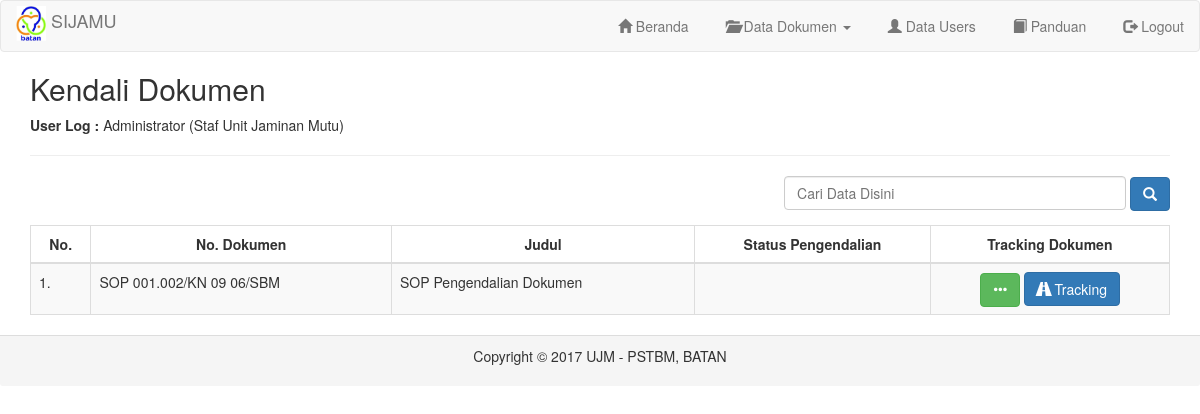
/on-admin/menu_2.php (signed in), run on an earlier commit of the app's database.
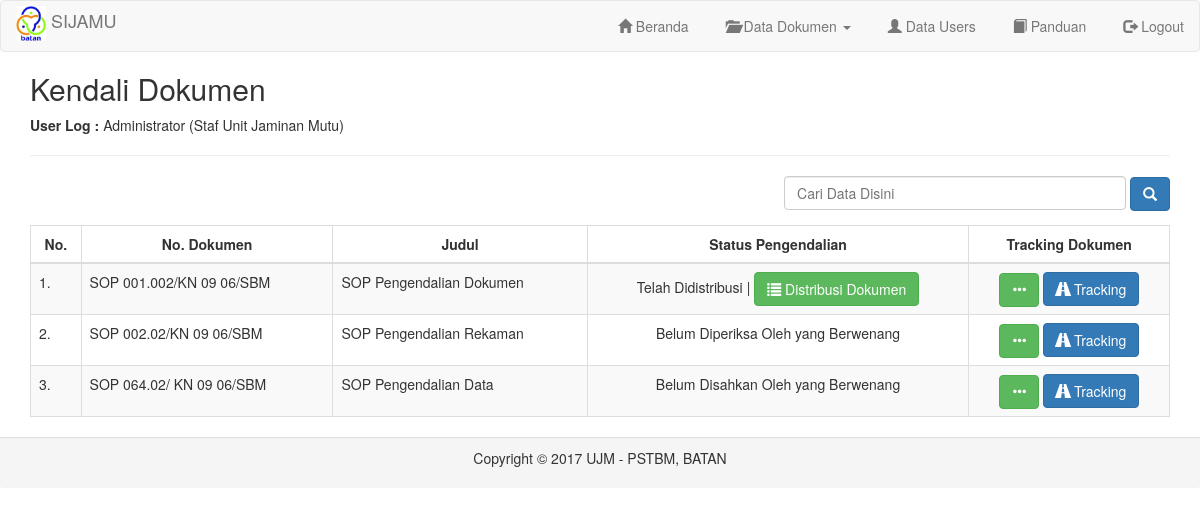
And on a later commit of the database.
### tables this page shows
CREATE TABLE `tbl_dokumen` (
  `id` int(100) NOT NULL,
  `tgl_upload` varchar(30) NOT NULL,
  `kode_jenis` varchar(30) NOT NULL,
  `no_dokumen` varchar(30) NOT NULL,
  `judul_dokumen` varchar(225) NOT NULL,
  `keterangan_output` text NOT NULL,
  `tahun_prioritas` int(11) NOT NULL,
  `kode_org` varchar(30) NOT NULL,
  `status` enum('Draf','Telah Diperiksa','Telah Disahkan','Terkendali','Tergandakan','Telah Didistribusi','Tidak Berlaku','Telah Dihapus') NOT NULL,
  `file` varchar(100) NOT NULL,
  `file_type` varchar(100) NOT NULL,
  `file_size` int(11) NOT NULL,
  `id_user` varchar(30) NOT NULL,
  `last_edited` varchar(30) NOT NULL
);

### on-admin/menu_2.php (the view, shortened to what this page needs)
<?php
require '_header.php';
?>
<div class="container">
  <h2>Kendali Dokumen</h2>
  <p><b>User Log :</b> <?php echo $_SESSION['nama']." (".$_SESSION['jabatan'].")" ?></p>
  <hr />
  <div class="form-group text-right">
    <form action="action" onsubmit="search(); return false;">
      <input class="form-control-sm" type="text" name="keyword" id="keyword" placeholder="Cari Data Disini" required />
      <button type="submit" class="btn btn-primary glyphicon glyphicon-search" title="Search Engine" style="margin-top: -5px;"></button>
    </form>
  </div>
<table id="mytable" class="table table-striped table-bordered">
    <thead>
      <th>No.</th>
      <th>No. Dokumen</th>
      <th>Judul</th>
      <th>Status Pengendalian</th>
      <th>Tracking Dokumen</th>
    </thead>
<?php
  include "../koneksi.php";
  $no = 0;
  $result_dokumen = mysqli_query($connect,"SELECT * FROM tbl_dokumen WHERE status NOT IN ('Tidak Berlaku','Telah Dihapus')");
  if($result_dokumen) {
    if($result_dokumen->num_rows > 0) {
      while ($row_dokumen = $result_dokumen->fetch_object()) {
          $no++;
?>
          <tr>
            <td><?php echo "$no."; ?></td>
            <td><?php echo $row_dokumen->no_dokumen; ?></td>
            <td><?php echo $row_dokumen->judul_dokumen; ?></td>
            <td class="text-center">
              <?php
                $status = $row_dokumen->status;
                if($status == 'Draf') {
                  echo "Belum Diperiksa Oleh yang Berwenang";
                } elseif($status == 'Telah Diperiksa') {
                  echo "Belum Disahkan Oleh yang Berwenang";
                } elseif($status == 'Telah Disahkan') {
                  echo "<a href='#' class='open_modal_distribusi btn btn-success' id='$row_dokumen->id'><span class='glyphicon glyphicon-list'></span> Distribusi Dokumen</a>";
                } elseif($status == 'Telah Didistribusi') {
                  echo "Telah Didistribusi";
                  echo " | <a href='#' class='open_modal_distribusi btn btn-success' id='$row_dokumen->id'><span class='glyphicon glyphicon-list'></span> Distribusi Dokumen</a>";
                } elseif($status == 'Terkendali') {
                  echo "Telah Terkendali";
                  echo " | <a href='files/uploads/terkendali/$row_dokumen->file' class='btn btn-success' target='_blank'><span class='glyphicon glyphicon-file'></span> Lihat Dokumen</a>";
                }
              ?>
            </td>
            <td class="text-center">
              <a href="#" class="open_modal_details btn btn-success glyphicon glyphicon-option-horizontal" title="Document Details" id="<?php echo $row_dokumen->id; ?>"></a>
              <a href="#" class="open_modal_tracking btn btn-primary" id="<?php echo $row_dokumen->id; ?>"><span class="glyphicon glyphicon-road"></span> Tracking</a>
            </td>
          </tr>
<?php
      }
    } else {
      echo "<tr>";
        echo "<td colspan='5' class='text-center'>Data Tidak Tersedia</td>";
        echo "</tr>";
    }
  }
?>
</table>
</div>
<?php
require '_footer.php';
?>

### on-admin/_header.php (shortened to what this page needs)
<!doctype html>
<html lang="en">
<head>
  <link href="../css/bootstrap.css" rel="stylesheet">
</head>
<body>
<nav class="navbar navbar-default">
  <div class="container-fluid">
    <div class="navbar-header">
      <a class="navbar-brand" href="index.php"><img src="../images/logo.jpg" /> SIJAMU</a>
    </div>
    <ul class="nav navbar-nav navbar-right">
      <li><a href="index.php"><span class="glyphicon glyphicon-home"></span> Beranda</a></li>
      <li class="dropdown">
      	<a class="dropdown-toggle" data-toggle="dropdown" href="#"><span class="glyphicon glyphicon-folder-open"></span> Data Dokumen <span class="caret"></span></a>
      </li>
      <li><a href="menu_data_user.php"><span class="glyphicon glyphicon-user"></span> Data Users</a></li>
      <li><a href="../files/panduan/PANDUAN_SIJAMU.pdf" target="_blank"><span class="glyphicon glyphicon-book"></span> Panduan</a></li>
      <li><a href="#" data-toggle="modal" data-target="#ModalLogout"><span class="glyphicon glyphicon-log-out"></span> Logout</a></li>
    </ul>
  </div>
</nav>

### on-admin/_footer.php
<footer class="panel-footer text-center">
	<p>Copyright &copy; <?php echo date('Y'); ?> UJM - PSTBM, BATAN</p>
</footer>
</body>
</html>

What changed in the data, as far as the page shows it:
changed tbl_dokumen "SOP 001.002/KN 09 06/SBM": now shows "Telah Didistribusi | Distribusi Dokumen"
added tbl_dokumen: no_dokumen "SOP 002.02/KN 09 06/SBM", judul_dokumen "SOP Pengendalian Rekaman", status "Belum Diperiksa Oleh yang Berwenang"
added tbl_dokumen: no_dokumen "SOP 064.02/ KN 09 06/SBM", judul_dokumen "SOP Pengendalian Data", status "Belum Disahkan Oleh yang Berwenang"
